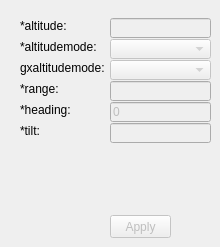
      <widget class="QWidget" name="tab_6">
       <attribute name="title">
        <string>Custom</string>
       </attribute>
       <attribute name="toolTip">
        <string>&lt;html&gt;&lt;head/&gt;&lt;body&gt;&lt;p&gt;Create a custom &amp;lt;LookAt&amp;gt; view at 1 point or a sequence of selected points. If mulitple points are selected, the same parameters will be applied to all of the points. Latitude and longitude will be automatically calculated (i.e. the x,y of the point).&lt;/p&gt;&lt;/body&gt;&lt;/html&gt;</string>
       </attribute>
       <widget class="QLabel" name="label_42">
        <property name="geometry">
         <rect>
          <x>20</x>
          <y>123</y>
          <width>91</width>
          <height>16</height>
         </rect>
        </property>
        <property name="text">
         <string>*tilt:</string>
        </property>
       </widget>
       <widget class="QLineEdit" name="lineEdit__visualization_lookat_heading">
        <property name="enabled">
         <bool>false</bool>
        </property>
        <property name="geometry">
         <rect>
          <x>110</x>
          <y>102</y>
          <width>101</width>
          <height>20</height>
         </rect>
        </property>
        <property name="toolTip">
         <string>&lt;html&gt;&lt;head/&gt;&lt;body&gt;&lt;p&gt;Direction (azimuth) of the camera, in degrees. Default=0 (true North). (&lt;a href=&quot;https://developers.google.com/kml/documentation/kmlreference#headingdiagram&quot;&gt;&lt;span style=&quot; text-decoration: underline; color:#0000ff;&quot;&gt;See diagram&lt;/span&gt;&lt;/a&gt;.) Values range from 0 to 360 degrees. &lt;/p&gt;&lt;/body&gt;&lt;/html&gt;</string>
        </property>
        <property name="text">
         <string>0</string>
        </property>
       </widget>
       <widget class="QLabel" name="label_44">
        <property name="geometry">
         <rect>
          <x>20</x>
          <y>60</y>
          <width>91</width>
          <height>16</height>
         </rect>
        </property>
        <property name="text">
         <string>gxaltitudemode:</string>
        </property>
       </widget>
       <widget class="QLabel" name="label_49">
        <property name="geometry">
         <rect>
          <x>20</x>
          <y>18</y>
          <width>81</width>
          <height>16</height>
         </rect>
        </property>
        <property name="text">
         <string>*altitude:</string>
        </property>
       </widget>
       <widget class="QLabel" name="label_50">
        <property name="geometry">
         <rect>
          <x>20</x>
          <y>102</y>
          <width>91</width>
          <height>16</height>
         </rect>
        </property>
        <property name="text">
         <string>*heading:</string>
        </property>
       </widget>
       <widget class="QLabel" name="label_51">
        <property name="geometry">
         <rect>
          <x>20</x>
          <y>39</y>
          <width>91</width>
          <height>16</height>
         </rect>
        </property>
        <property name="text">
         <string>*altitudemode:</string>
        </property>
       </widget>
       <widget class="QComboBox" name="comboBox_lookat_gxaltitudemode">
        <property name="enabled">
         <bool>false</bool>
        </property>
        <property name="geometry">
         <rect>
          <x>110</x>
          <y>60</y>
          <width>101</width>
          <height>20</height>
         </rect>
        </property>
        <property name="toolTip">
         <string>&lt;html&gt;&lt;head/&gt;&lt;body&gt;&lt;p&gt;A KML extension in the &lt;a href=&quot;https://developers.google.com/kml/documentation/kmlreference#kmlextensions&quot;&gt;&lt;span style=&quot; text-decoration: underline; color:#0000ff;&quot;&gt;Google extension namespace&lt;/span&gt;&lt;/a&gt;, allowing altitudes relative to the sea floor. Values are: &lt;/p&gt;&lt;ul style=&quot;margin-top: 0px; margin-bottom: 0px; margin-left: 0px; margin-right: 0px; -qt-list-indent: 1;&quot;&gt;&lt;li style=&quot; margin-top:12px; margin-bottom:0px; margin-left:0px; margin-right:0px; -qt-block-indent:0; text-indent:0px;&quot;&gt;&lt;span style=&quot; font-weight:600;&quot;&gt;relativeToSeaFloor&lt;/span&gt; - Interprets the &amp;lt;altitude&amp;gt; as a value in meters above the sea floor. If the point is above land rather than sea, the &amp;lt;altitude&amp;gt; will be interpreted as being above the ground. &lt;/li&gt;&lt;li style=&quot; margin-top:0px; margin-bottom:12px; margin-left:0px; margin-right:0px; -qt-block-indent:0; text-indent:0px;&quot;&gt;&lt;span style=&quot; font-weight:600;&quot;&gt;clampToSeaFloor&lt;/span&gt; - The &amp;lt;altitude&amp;gt; specification is ignored, and the Camera will be positioned on the sea floor. If the point is on land rather than at sea, the Camera will be positioned on the ground. &lt;/li&gt;&lt;/ul&gt;&lt;p&gt;&lt;br/&gt;&lt;/p&gt;&lt;/body&gt;&lt;/html&gt;</string>
        </property>
       </widget>
       <widget class="QLineEdit" name="lineEdit__visualization_lookat_tilt">
        <property name="enabled">
         <bool>false</bool>
        </property>
        <property name="geometry">
         <rect>
          <x>110</x>
          <y>123</y>
          <width>101</width>
          <height>20</height>
         </rect>
        </property>
        <property name="toolTip">
         <string>&lt;html&gt;&lt;head/&gt;&lt;body&gt;&lt;p&gt;Rotation, in degrees, of the camera around the &lt;span style=&quot; font-style:italic;&quot;&gt;X&lt;/span&gt; axis. A value of 0 indicates that the view is aimed straight down toward the earth (the most common case). A value for 90 for &amp;lt;tilt&amp;gt; indicates that the view is aimed toward the horizon. Values greater than 90 indicate that the view is pointed up into the sky. Values for &amp;lt;tilt&amp;gt; are clamped at +180 degrees. &lt;/p&gt;&lt;/body&gt;&lt;/html&gt;</string>
        </property>
       </widget>
       <widget class="QLineEdit" name="lineEdit_visualization_lookat_altitude">
        <property name="enabled">
         <bool>false</bool>
        </property>
        <property name="geometry">
         <rect>
          <x>110</x>
          <y>18</y>
          <width>101</width>
          <height>20</height>
         </rect>
        </property>
        <property name="toolTip">
         <string>&lt;html&gt;&lt;head/&gt;&lt;body&gt;&lt;p&gt;Distance of the camera from the earth's surface, in meters. Interpreted according to the Camera's &amp;lt;altitudeMode&amp;gt; or &amp;lt;gx:altitudeMode&amp;gt;.&lt;/p&gt;&lt;/body&gt;&lt;/html&gt;</string>
        </property>
       </widget>
       <widget class="QComboBox" name="comboBox_lookat_altitudemode">
        <property name="enabled">
         <bool>false</bool>
        </property>
        <property name="geometry">
         <rect>
          <x>110</x>
          <y>39</y>
          <width>101</width>
          <height>20</height>
         </rect>
        </property>
        <property name="toolTip">
         <string>&lt;html&gt;&lt;head/&gt;&lt;body&gt;&lt;p&gt;Specifies how the &amp;lt;altitude&amp;gt; specified for the Camera is interpreted. Possible values are as follows: &lt;/p&gt;&lt;ul style=&quot;margin-top: 0px; margin-bottom: 0px; margin-left: 0px; margin-right: 0px; -qt-list-indent: 1;&quot;&gt;&lt;li style=&quot; margin-top:12px; margin-bottom:0px; margin-left:0px; margin-right:0px; -qt-block-indent:0; text-indent:0px;&quot;&gt;&lt;span style=&quot; font-weight:600;&quot;&gt;relativeToGround&lt;/span&gt; - (default) Interprets the &amp;lt;altitude&amp;gt; as a value in meters above the ground. If the point is over water, the &amp;lt;altitude&amp;gt; will be interpreted as a value in meters above sea level. See &lt;a href=&quot;https://developers.google.com/kml/documentation/kmlreference#gxaltitudemode&quot;&gt;&lt;span style=&quot; text-decoration: underline; color:#0000ff;&quot;&gt;&amp;lt;gx:altitudeMode&amp;gt;&lt;/span&gt;&lt;/a&gt; below to specify points relative to the sea floor. &lt;/li&gt;&lt;li style=&quot; margin-top:0px; margin-bottom:0px; margin-left:0px; margin-right:0px; -qt-block-indent:0; text-indent:0px;&quot;&gt;&lt;span style=&quot; font-weight:600;&quot;&gt;clampToGround &lt;/span&gt;- For a camera, this setting also places the camera &lt;span style=&quot; font-weight:600;&quot;&gt;relativeToGround&lt;/span&gt;, since putting the camera exactly at terrain height would mean that the eye would intersect the terrain (and the view would be blocked). &lt;/li&gt;&lt;li style=&quot; margin-top:0px; margin-bottom:12px; margin-left:0px; margin-right:0px; -qt-block-indent:0; text-indent:0px;&quot;&gt;&lt;span style=&quot; font-weight:600;&quot;&gt;absolute &lt;/span&gt;- Interprets the &amp;lt;altitude&amp;gt; as a value in meters above sea level. &lt;/li&gt;&lt;/ul&gt;&lt;/body&gt;&lt;/html&gt;</string>
        </property>
       </widget>
       <widget class="QPushButton" name="pushButton_lookat_apply">
        <property name="enabled">
         <bool>false</bool>
        </property>
        <property name="geometry">
         <rect>
          <x>110</x>
          <y>215</y>
          <width>61</width>
          <height>23</height>
         </rect>
        </property>
        <property name="sizePolicy">
         <sizepolicy hsizetype="Fixed" vsizetype="Fixed">
          <horstretch>0</horstretch>
          <verstretch>0</verstretch>
         </sizepolicy>
        </property>
        <property name="toolTip">
         <string>&lt;html&gt;&lt;head/&gt;&lt;body&gt;&lt;p&gt;Apply the LookAt view changes to the selected points in the active layer. To roll back these edits, select &amp;quot;Cancel for selected layer&amp;quot; in the editor options.&lt;/p&gt;&lt;/body&gt;&lt;/html&gt;</string>
        </property>
        <property name="text">
         <string>Apply</string>
        </property>
        <property name="icon">
         <iconset resource="resources.qrc">
          <normaloff>:/plugins/milkmachine/triangle.png</normaloff>:/plugins/milkmachine/triangle.png</iconset>
        </property>
       </widget>
       <widget class="QLabel" name="label_57">
        <property name="geometry">
         <rect>
          <x>20</x>
          <y>81</y>
          <width>41</width>
          <height>16</height>
         </rect>
        </property>
        <property name="text">
         <string>*range:</string>
        </property>
       </widget>
       <widget class="QLineEdit" name="lineEdit__visualization_lookat_range">
        <property name="enabled">
         <bool>false</bool>
        </property>
        <property name="geometry">
         <rect>
          <x>110</x>
          <y>81</y>
          <width>101</width>
          <height>20</height>
         </rect>
        </property>
        <property name="toolTip">
         <string>&lt;html&gt;&lt;head/&gt;&lt;body&gt;&lt;p&gt;Distance in meters from the point. Since the &amp;quot;Follow Behind&amp;quot; is following the sequence of points, the &amp;quot;range&amp;quot; is the distance between the camera and the point (or row in the table) that is corresponds to. This is the same as the &amp;quot;range&amp;quot; for a KML &amp;lt;LookAt&amp;gt;.&lt;/p&gt;&lt;p&gt;&lt;img src=&quot;:/plugins/milkmachine/camera.png&quot;/&gt;&lt;/p&gt;&lt;/body&gt;&lt;/html&gt;</string>
        </property>
       </widget>
      </widget>
